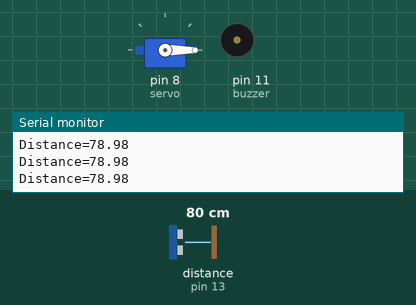
This sketch was run on a simulated Arduino Uno, built with avr-gcc and run on an emulated ATmega328P. Shown: servo, buzzer (waves = sounding, pin HIGH), the last lines printed to the serial monitor. Wiring (inferred from the names in the program): ultrasonic range finder: trigger pin 12; echo pin 13. The test bench sets the inputs (shaded band); at power-on: distance to the obstacle (sensor on pin 13) 80 cm. The echo pulse lasts 58.3 µs per cm; pins used as bus, display or sensor lines are not drawn.

Above: at 1.2 s.
1.3 s: distance to the obstacle (sensor on pin 13) set to 16 cm
4.3 s: distance to the obstacle (sensor on pin 13) set to 13 cm
At 5.4 s:
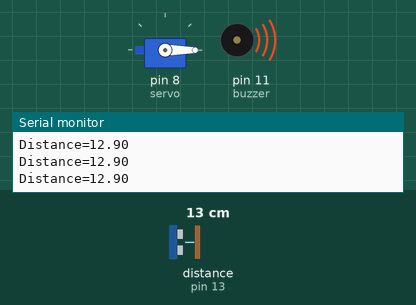
5.8 s: distance to the obstacle (sensor on pin 13) set to 2 cm
At 6.9 s:
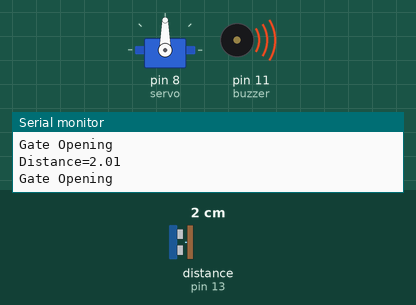
7.3 s: distance to the obstacle (sensor on pin 13) set to 11 cm
8.8 s: distance to the obstacle (sensor on pin 13) set to 14 cm
At 10.2 s:
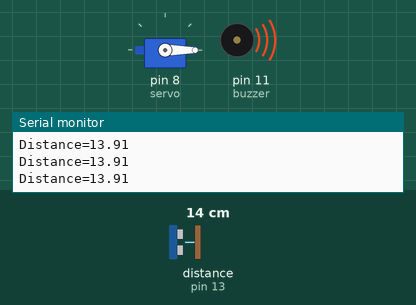
11.8 s: distance to the obstacle (sensor on pin 13) set to 18 cm
At 12.3 s:
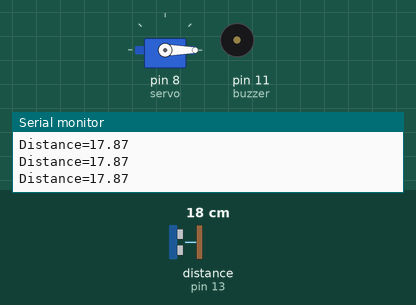
Timing chart, 0 to 14.8 s (numbered marks = the images above; inputs shaded):
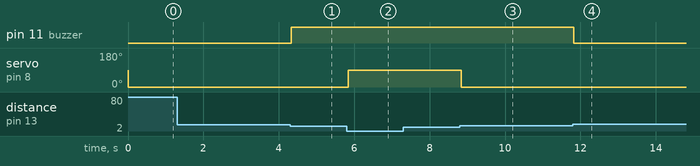

Measured:
- the behaviour switches between 15 and 14 cm on distance to the obstacle (sensor on pin 13) (found by bisection; images 0 and 1)
- the behaviour switches between 12 and 13 cm on distance to the obstacle (sensor on pin 13) (found by bisection; images 2 and 3)
- after the input at 4.3 s, pin 11 (buzzer): LOW → HIGH at once
- after the input at 5.8 s, servo on pin 8 (servo): 0° → 90° at once
- after the input at 8.8 s, servo on pin 8 (servo): 90° → 0° at once
- after the input at 11.8 s, pin 11 (buzzer): HIGH → LOW at once

The sketch:

Dam_Project.ino
```cpp
#include <Servo.h>

Servo servo;
int trig=12;
int echo=13;
int buzzer=11;
float distance;
float duration;

void setup() {

  Serial.begin (9600);
  pinMode(trig,OUTPUT);
  pinMode(echo,INPUT);
  pinMode(buzzer,OUTPUT);
  servo.attach(8);

}

void loop() {

  digitalWrite(trig,LOW);
  delayMicroseconds(2);
  digitalWrite(trig,HIGH);
  delayMicroseconds(10);
  digitalWrite(trig,LOW);
  duration=pulseIn(echo,HIGH);
  distance=duration*0.017;
  Serial.print("Distance=");
  Serial.println(distance);

  if (distance<=14)
  {
//    Serial.println("WARNING !!");
    digitalWrite(buzzer,HIGH);
//    delay(4000);
//    digitalWrite(buzzer,LOW);
  }
  else
  {
    digitalWrite(buzzer,LOW);
  }

  if (distance<12)
  {
    Serial.println("Gate Opening");
    servo.write(90);
  }
  else
  {
    servo.write(0);
  }

}
```
